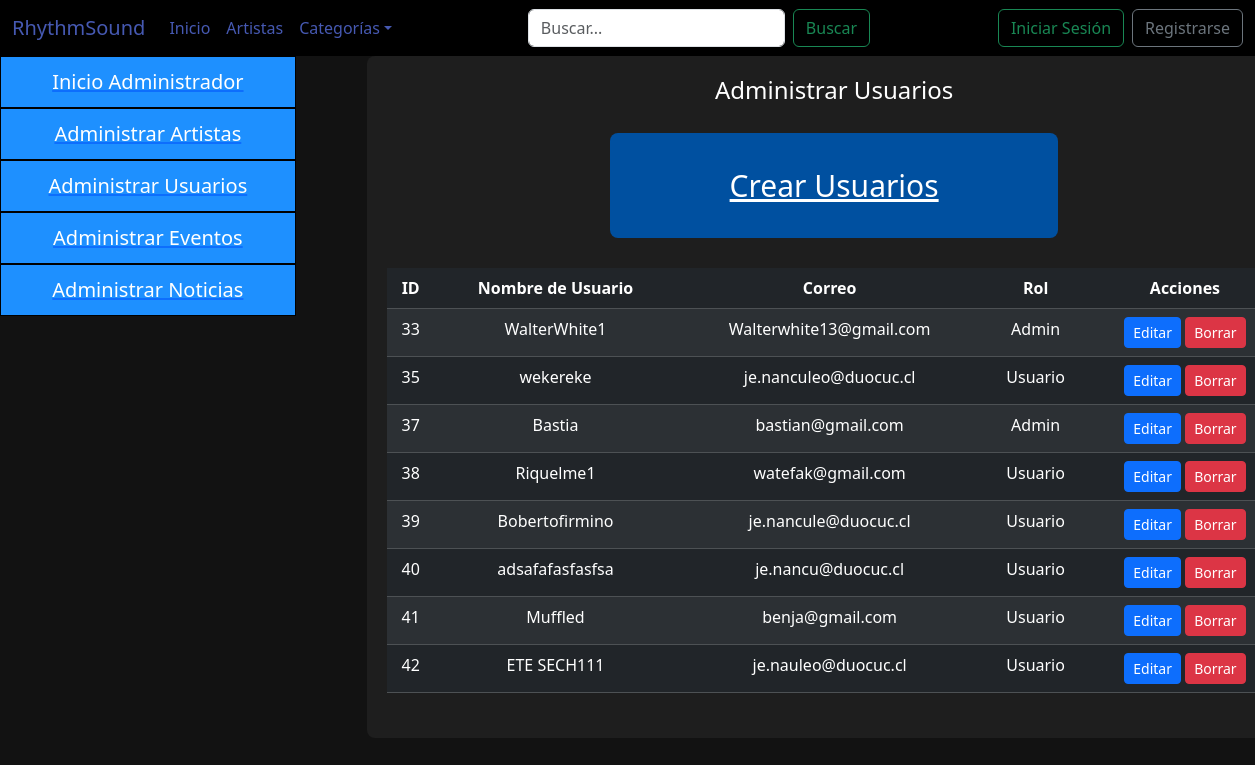
/listado_usuario/, run on an earlier commit of the app's database.
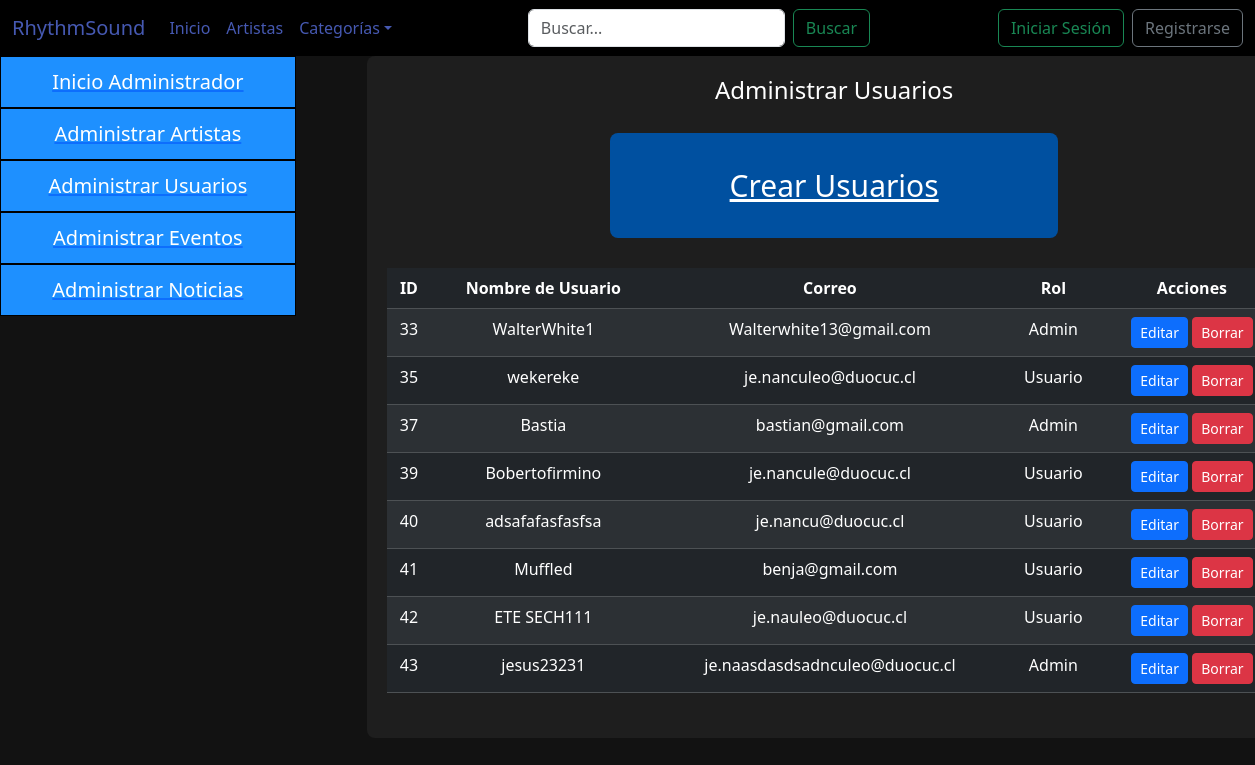
And on a later commit of the database.
### rsound/models.py (models this page shows, shortened)
class Usuario(models.Model):
    idUsuario = models.AutoField(primary_key=True, verbose_name='Id de usuario')
    nombreUsuario = models.CharField(max_length=15)
    nombre = models.CharField(max_length=20)
    apellidos = models.CharField(max_length=40)
    numero_telefonico = models.CharField(max_length=20, verbose_name="Número Telefónico (+56)", default='0000000000')
    correo = models.EmailField(max_length=40)
    contraseña = models.CharField(max_length=128)
    fechacreacion = models.DateField(verbose_name='Fecha de creación', auto_now_add=True)
    rol = models.ForeignKey(Rol, on_delete=models.CASCADE)

class Rol(models.Model):
    idRol = models.AutoField(primary_key=True,verbose_name='Id rol')
    nombreRol = models.CharField(max_length=15, blank=True, null=True)

### rsound/views.py (the view)
# urls.py: path('listado_usuario/', listado_usuario, name='listado_usuario'),
def listado_usuario(request):
    roles = Rol.objects.all()
    usuario = Usuario.objects.all()
    contexto = {"roles": roles, "persona": usuario}
    return render(request, 'rsound/Admin/listado_usuario.html', contexto)

### rsound/templates/rsound/Admin/listado_usuario.html (shortened to what this page needs)
{% extends 'rsound/Plantilla.html' %}
{% load static %}
{% block css %}
<link rel="stylesheet" href="{% static 'rsound/css/administracion.css' %}">
{% endblock css %}
{% block Contenido %}
<div class="row fondogeneralosos">
    <div class="col-md-3 col-sm-12 col-12">
        <div class="navegador">
            <nav class="barranav">
                <ul>
                    <a href="{% url 'administracion' %}">
                        <li>Inicio Administrador</li>
                    </a>
                    <a href="{% url 'adminartistas' %}">
                        <li>Administrar Artistas</li>
                    </a>
                    <a href="{% url 'adminusuario' %}">
                        <li>Administrar Usuarios</li>
                    </a>
                    <a href="{% url 'adminevento' %}">
                        <li>Administrar Eventos</li>
                    </a>
                    <a href="{% url 'adminnoticia' %}">
                        <li>Administrar Noticias</li>
                    </a>
                </ul>
            </nav>
        </div>
    </div>
    <div class="col-md-9 col-sm-12 col-12 ">
        <div class="col-md-12 administracion">
            <div class="container-editar">
                <div class="container-datos">
                    <h4 id="titulo">Administrar Usuarios</h4>
                    <div class="row botonfiguras">
                        <div class="col-md-12">
                            <div class="boton">
                                <a href="{% url 'crear_usuario' %}">Crear Usuarios</a>
                            </div>
                        </div>
                        <form action="{% url 'adminusuario' %}" method="post">
                            <div class="lista">
                                <table class="table table-dark table-striped">
                                    <thead>
                                        <tr>
                                            <th>ID</th>
                                            <th>Nombre de Usuario</th>
                                            <th>Correo</th>
                                            <th>Rol</th>
                                            <th>Acciones</th>
                                        </tr>
                                    </thead>
                                    <tbody>
                                        {% for usuario in persona %}
                                        <tr>
                                            <td>{{ usuario.idUsuario }}</td>
                                            <td>{{ usuario.nombreUsuario }}</td>
                                            <td>{{ usuario.correo }}</td>
                                            <td>{{ usuario.rol.nombreRol }}</td>
                                            <td>
                                                <a href="{% url 'pagEditar_usuario' usuario.idUsuario %}" class="btn btn-primary btn-sm">Editar</a>
                                                <a href="{% url 'eliminar_usuario' usuario.idUsuario %}" class="btn btn-danger btn-sm">Borrar</a>
                                            </td>
                                        </tr>
                                        {% endfor %}
                                    </tbody>
                                </table>
                            </div>
                        </form>
                    </div>
                </div>
            </div>
        </div>
    </div>
</div>
{% endblock Contenido %}

What changed in the data, as far as the page shows it:
removed Usuario: idUsuario "38", nombreUsuario "Riquelme1", correo "watefak@gmail.com", rol.nombreRol "Usuario"
added Usuario: idUsuario "43", nombreUsuario "jesus23231", correo "je.naasdasdsadnculeo@duocuc.cl", rol.nombreRol "Admin"
